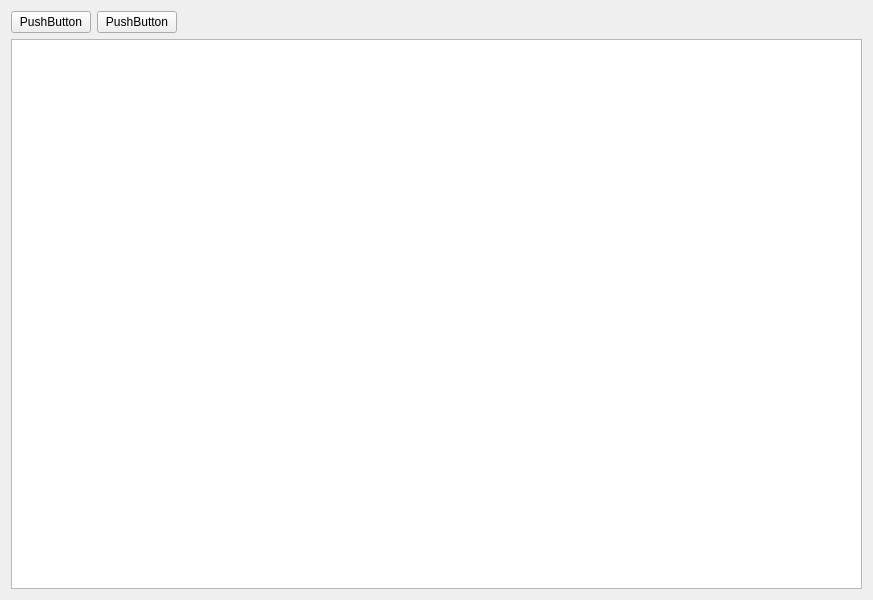
<?xml version="1.0" encoding="UTF-8"?>
<ui version="4.0">
 <class>Scheduler2</class>
 <widget class="QWidget" name="Scheduler2">
  <property name="geometry">
   <rect>
    <x>0</x>
    <y>0</y>
    <width>873</width>
    <height>600</height>
   </rect>
  </property>
  <property name="windowTitle">
   <string>Form</string>
  </property>
  <layout class="QVBoxLayout" name="verticalLayout_2">
   <item>
    <layout class="QHBoxLayout" name="ButtonBarLayout">
     <item>
      <widget class="QPushButton" name="pushButton_2">
       <property name="text">
        <string>PushButton</string>
       </property>
      </widget>
     </item>
     <item>
      <widget class="QPushButton" name="pushButton">
       <property name="text">
        <string>PushButton</string>
       </property>
      </widget>
     </item>
     <item>
      <spacer name="horizontalSpacer">
       <property name="orientation">
        <enum>Qt::Horizontal</enum>
       </property>
       <property name="sizeHint" stdset="0">
        <size>
         <width>40</width>
         <height>20</height>
        </size>
       </property>
      </spacer>
     </item>
    </layout>
   </item>
   <item>
    <layout class="QHBoxLayout" name="TreeViewLayout">
     <item>
      <widget class="QTreeView" name="queueTable"/>
     </item>
    </layout>
   </item>
  </layout>
 </widget>
 <resources/>
 <connections/>
</ui>
